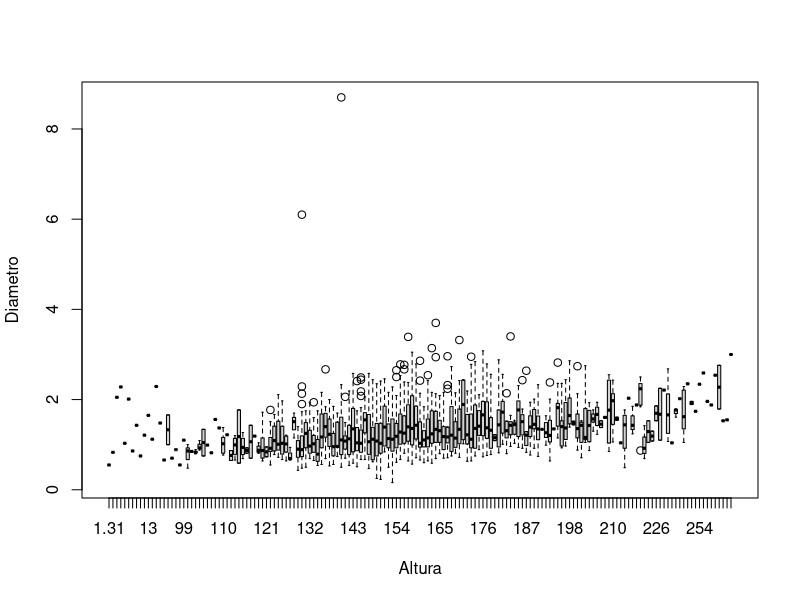

Generate this figure with R: (Note: this script raises an error after producing the figure.)
#Tarea


Especie <- read.csv("Clases/Especie.csv", header = T)

library(dplyr)

Especie$ALT <- as.factor(Especie$ALT)
boxplot(Especie$DIAM ~ Especie$ALT, xlab= "Altura", ylab="Diametro")

Anacahuita <- Especie%>%
  filter(ESPECIE=="Anacahuita")
t.test(Anacahuita$ALT ~ Anacahuita$DIAM, paired= TRUE)

boxplot(Anacahuita$ALT ~ Anacahuita$DIAM)
